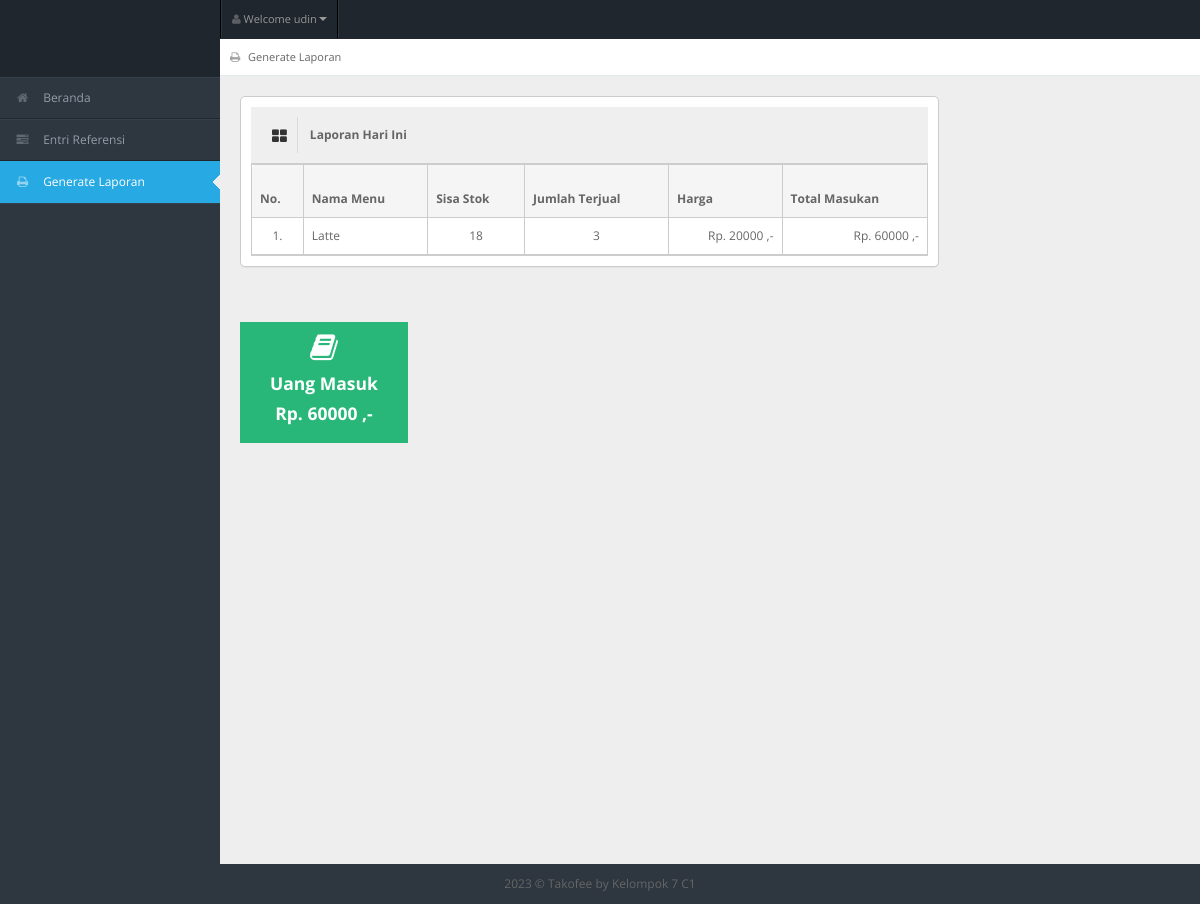
The app's page /generate_laporan.php (signed in), older data.
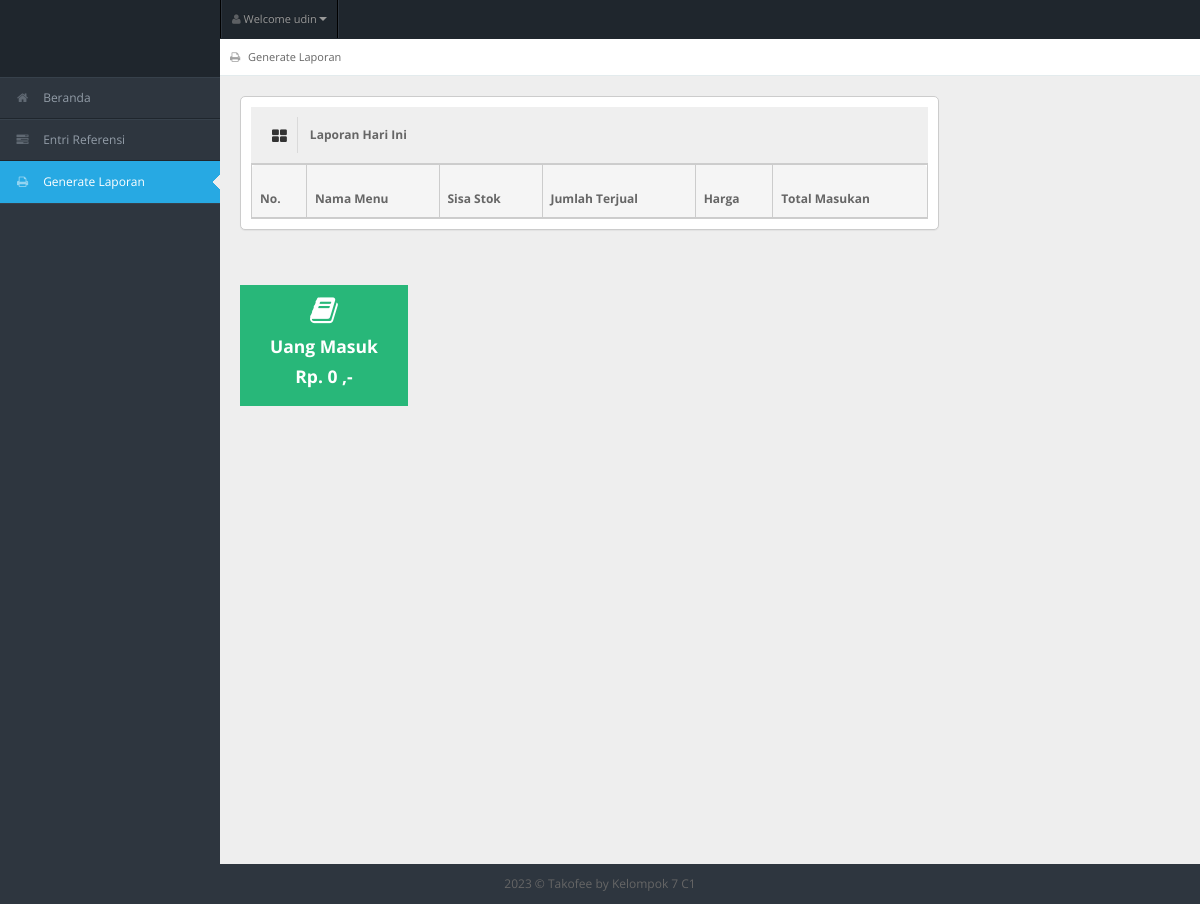
The same page, newer data.
### tables this page shows
CREATE TABLE `tb_user` (
  `id_user` int(11) NOT NULL,
  `username` varchar(150) NOT NULL,
  `password` varchar(150) NOT NULL,
  `nama_user` varchar(150) NOT NULL,
  `id_level` int(11) NOT NULL,
  `status` varchar(150) NOT NULL
);

CREATE TABLE `tb_masakan` (
  `id_masakan` int(11) NOT NULL,
  `nama_masakan` varchar(150) NOT NULL,
  `harga` varchar(150) NOT NULL,
  `stok` int(11) NOT NULL,
  `status_masakan` varchar(150) NOT NULL,
  `gambar_masakan` varchar(150) NOT NULL
);

### generate_laporan.php (the view, shortened to what this page needs)
<!DOCTYPE html>
<?php
include "connection/koneksi.php";
$id = $_SESSION['id_user'];
if (isset($_SESSION['username'])) {
  $query = "select * from tb_user natural join tb_level where id_user = $id";
  mysqli_query($conn, $query);
  $sql = mysqli_query($conn, $query);
  while ($r = mysqli_fetch_array($sql)) {
    $uang = 0;
?>
    <html lang="en">
    <head>
      <link rel="stylesheet" href="template/dashboard/css/bootstrap.min.css" />
      <link rel="stylesheet" href="template/dashboard/css/bootstrap-responsive.min.css" />
      <link rel="stylesheet" href="template/dashboard/css/fullcalendar.css" />
      <link rel="stylesheet" href="template/dashboard/css/matrix-style.css" />
      <link rel="stylesheet" href="template/dashboard/css/matrix-media.css" />
      <link href="template/dashboard/font-awesome/css/font-awesome.css" rel="stylesheet" />
      <link rel="stylesheet" href="template/dashboard/css/jquery.gritter.css" />
    </head>
    <body>
      <div id="header">
        <h1><a href="entri_transaksi.php">Entri Transaksi</a></h1>
      </div>
      <div id="user-nav" class="navbar navbar-inverse">
        <ul class="nav">
          <li class="dropdown" id="profile-messages"><a title="" href="#" data-toggle="dropdown" data-target="#profile-messages" class="dropdown-toggle"><i class="icon icon-user"></i> <span class="text">Welcome <?php echo $r['nama_user']; ?></span><b class="caret"></b></a>
          </li>
        </ul>
      </div>
      <div id="sidebar"><a href="generate_laporan.php" class="visible-phone"><i class="icon icon-print"></i> <span>Generate</span></a>
        <ul>
          <?php
          if ($r['id_level'] == 1) {
          ?>
            <li> <a href="beranda.php"><i class="icon icon-home"></i> <span>Beranda</span></a> </li>
            <li> <a href="entri_referensi.php"><i class="icon icon-tasks"></i> <span>Entri Referensi</span></a> </li>
            <li class="active"> <a href="generate_laporan.php"><i class="icon icon-print"></i> <span>Generate Laporan</span></a> </li>
          <?php
          } else if ($r['id_level'] == 2) {
          ?>
            <li> <a href="beranda.php"><i class="icon icon-home"></i> <span>Beranda</span></a> </li>
            <li> <a href="entri_order.php"><i class="icon icon-shopping-cart"></i> <span>Entri Order</span></a> </li>
            <li class="active"> <a href="generate_laporan.php"><i class="icon icon-print"></i> <span>Generate Laporan</span></a> </li>
          <?php
          } else if ($r['id_level'] == 3) {
          ?>
            <li> <a href="beranda.php"><i class="icon icon-home"></i> <span>Beranda</span></a> </li>
            <li> <a href="entri_transaksi.php"><i class="icon icon-inbox"></i> <span>Entri Transaksi</span></a> </li>
            <li class="active"> <a href="generate_laporan.php"><i class="icon icon-print"></i> <span>Generate Laporan</span></a> </li>
          <?php
          } else if ($r['id_level'] == 4) {
          ?>
            <li> <a href="beranda.php"><i class="icon icon-home"></i> <span>Beranda</span></a> </li>
            <li class="active"> <a href="generate_laporan.php"><i class="icon icon-print"></i> <span>Generate Laporan</span></a> </li>
          <?php
          } else if ($r['id_level'] == 5) {
          ?>
            <li> <a href="beranda.php"><i class="icon icon-home"></i> <span>Beranda</span></a> </li>
            <li> <a href="entri_order.php"><i class="icon icon-shopping-cart"></i> <span>Entri Order</span></a> </li>
          <?php
          }
          ?>
        </ul>
      </div>
      <div id="content">
        <div id="content-header">
          <div id="breadcrumb"> <a href="generate_laporan.php" title="Go to here" class="tip-bottom"><i class="icon icon-print"></i> Generate Laporan</a></div>
        </div>
        <div class="container-fluid">
          <?php
          if ($r['id_level'] == 1 || $r['id_level'] == 2 || $r['id_level'] == 3 || $r['id_level'] == 4) {
          ?>
            <div class="row-fluid">
              <div class="span9">
                <div class="widget-box">
                  <div class="widget-title bg_lg"><span class="icon"><i class="icon-th-large"></i></span>
                    <h5>Laporan Hari Ini</h5>
                  </div>
                  <div class="widget-content nopadding">
                    <table class="table table-bordered table-invoice-full">
                      <thead>
                        <tr>
                          <th class="head0">No.</th>
                          <th class="head0">Nama Menu</th>
                          <th class="head1">Sisa Stok</th>
                          <th class="head0">Jumlah Terjual</th>
                          <th class="head0 right">Harga</th>
                          <th class="head0 right">Total Masukan</th>
                        </tr>
                      </thead>
                      <?php
                      $no = 1;
                      $query_lihat_menu = "select * from tb_masakan";
                      $sql_lihat_menu = mysqli_query($conn, $query_lihat_menu);
                      ?>
                      <tbody>
                        <?php
                        while ($r_lihat_menu = mysqli_fetch_array($sql_lihat_menu)) {
                        ?>
                          <tr>
                            <td>
                              <center><?php echo $no++; ?>.</center>
                            </td>
                            <td><?php echo $r_lihat_menu['nama_masakan']; ?></td>
                            <td>
                              <center><?php echo $r_lihat_menu['stok']; ?></center>
                            </td>
                            <td>
                              <center>
                                <?php
                                $id_masakan = $r_lihat_menu['id_masakan'];
                                $query_jumlah = "select sum(jumlah_terjual) as jumlah_terjual from tb_stok left join tb_pesan on tb_stok.id_pesan = tb_pesan.id_pesan where id_masakan = $id_masakan and status_cetak = 'belum cetak'";
                                $sql_jumlah = mysqli_query($conn, $query_jumlah);
                                $result_jumlah = mysqli_fetch_array($sql_jumlah);
                                if ($result_jumlah['jumlah_terjual'] != 0 || $result_jumlah['jumlah_terjual'] != null || $result_jumlah['jumlah_terjual'] != "") {
                                  $jml = $result_jumlah['jumlah_terjual'];
                                  echo $jml;
                                } else {
                                  $jml = 0;
                                  echo $jml;
                                }
                                ?>
                              </center>
                            </td>
                            <td style="text-align: right">Rp. <?php echo $r_lihat_menu['harga']; ?> ,-</td>
                            <td style="text-align: right">Rp.
                              <?php
                              $id_masakan = $r_lihat_menu['id_masakan'];
                              $query_jumlah = "select sum(jumlah_terjual) as jumlah_terjual from tb_stok left join tb_pesan on tb_stok.id_pesan = tb_pesan.id_pesan where id_masakan = $id_masakan and status_cetak = 'belum cetak'";
                              $sql_jumlah = mysqli_query($conn, $query_jumlah);
                              $result_jumlah = mysqli_fetch_array($sql_jumlah);
                              $jml = 0;
                              if ($result_jumlah['jumlah_terjual'] != 0 || $result_jumlah['jumlah_terjual'] != null || $result_jumlah['jumlah_terjual'] != "") {
                                $jml = $result_jumlah['jumlah_terjual'] * $r_lihat_menu['harga'];
                                echo $jml;
                              } else {
                                $jml = $result_jumlah['jumlah_terjual'] * $r_lihat_menu['harga'];
                                echo $jml;
                              }
                              $uang += $jml;
                              ?>
                              ,-</td>
                          </tr>
                        <?php
                        }
                        ?>
                      </tbody>
                    </table>
                  </div>
                </div>
              </div>
            </div>
          <?php
          }
          ?>
        </div>
        <div class="container-fluid">
          <div class="row-fluid">
            <ul class="quick-actions">
              <li class="bg_lg"> <a href="#"><i class="icon-book"></i>
                  <h4>Uang Masuk</h4>
                  <h4>Rp. <?php echo $uang; ?> ,-</h4>
                </a> </li>
            </ul>
          </div>
        </div>
      </div>
      <div class="row-fluid">
        <div id="footer" class="span12"> <?php echo date('Y'); ?> &copy; Takofee <a href="#">by Kelompok 7 C1</a> </div>
      </div>
    </body>
    </html>
<?php
  }
} else {
  header('location: logout.php');
}
?>

### template/dashboard/css/matrix-media.css (style rules this page uses)
body { background:#2E363F; }
#header { background-color: #1f262d; margin-top:10px; }
#sidebar > ul { border-bottom: 1px solid #37414b }
#sidebar > ul > li { border-top: 1px solid #37414b; border-bottom: 1px solid #1f262d; }
#sidebar > ul > li.active { background-color: #27a9e3; border-bottom: 1px solid #27a9e3; border-top: 1px solid #27a9e3; }
#sidebar > ul > li.active a { color:#fff; text-decoration:none; }

Row changes from the older to the newer data that the page shows:
removed tb_masakan: nama_masakan "Latte", stok "18", jml "3", harga "20000", jml "60000"
computed for tb_user "udin": uang "60000" → "0"
